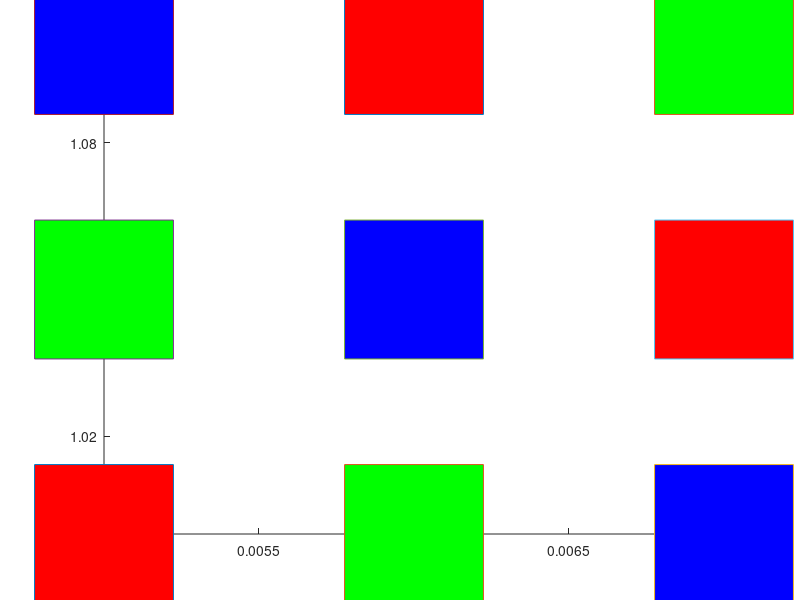
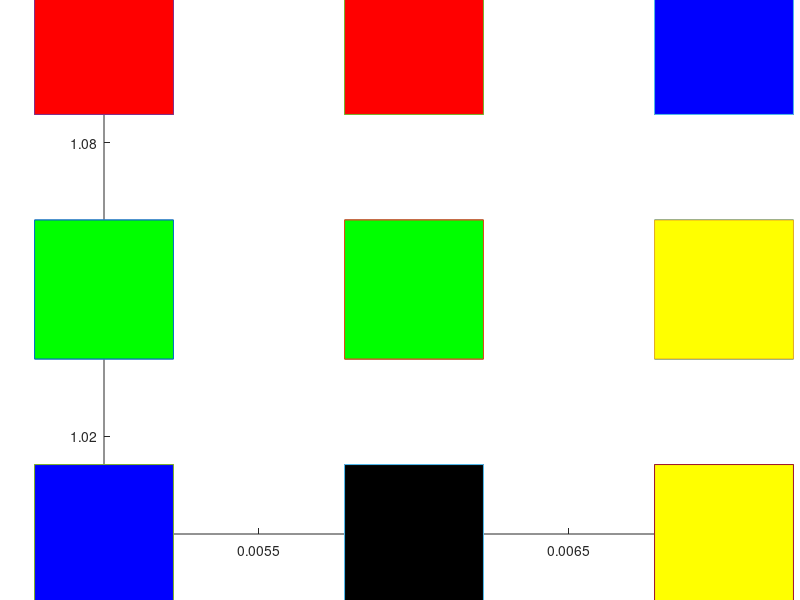

Reproduce these figures in MATLAB, in order.
clc;
clear;
T=3 ;
rd=2;
r0=2;
alpha=0.9;

%{
for v=1:9 %number of input neuorns 
       for x=1:3
       l=input('x ');
        I(x,v)=l;
        
       end
       
end
%}
   I=[1 0 0 0 0 1 0 1 0; 0 1 0 1 0 0 0 0 1;0 0 1 0 1 0 1 0 0 ];
disp(I)
figure(1);
title('before clustering');
hold on;

plot(0.005,1,'-s','MarkerSize',100,...
    'MarkerFaceColor',[ I(1,1) I(2,1) I(3,1)]);

plot(0.006,1,'-s','MarkerSize',100,...
    'MarkerFaceColor',[I(1,2) I(2,2) I(3,2)]);

plot(0.007,1,'-s','MarkerSize',100,...
    'MarkerFaceColor',[I(1,3) I(2,3) I(3,3)]);

plot(0.005,1.05,'-s','MarkerSize',100,...
    'MarkerFaceColor',[I(1,4) I(2,4) I(3,4)]);

plot(0.006,1.05,'-s','MarkerSize',100,...
    'MarkerFaceColor',[I(1,5) I(2,5) I(3,5)]);

plot(0.007,1.05,'-s','MarkerSize',100,...
    'MarkerFaceColor',[I(1,6) I(2,6) I(3,6)]);

plot(0.005,1.1,'-s','MarkerSize',100,...
    'MarkerFaceColor',[I(1,7) I(2,7) I(3,7)]);

plot(0.006,1.1,'-s','MarkerSize',100,...
    'MarkerFaceColor',[I(1,8) I(2,8) I(3,8)]);

plot(0.007,1.1,'-s','MarkerSize',100,...
    'MarkerFaceColor',[I(1,9) I(2,9) I(3,9)]);
 
hold off;

    
    R=[0.1 0.5 0.9;0.5 0.2 0.7;0.2 0.9 0.5];
    G=[0.4 0.8 0.8; 0.3 0.7 0.6;0.5 0.3 0.3];
    B=[0.7 0.4 0.2; 0.8 0.5 0.1;0.9 0.3 0.4];
    
    
for t=1:T
    for n=1:9
        for i=1:3
            for j=1:3
                D(i,j)=sqrt((I(1,n)-R(i,j))^2+(I(2,n)-R(i,j))^2+(I(3,n)-R(i,j))^2);
                
            end
        end
        disp('this is differences matrix');
        disp(D);
        min=D(1,1);
        for i=1:3
            for j=1:3
                if(j+1==4)
                      if ((D(i,j)<=D(i,j-1)) && (D(i,j)<=min))
                          min=D(i,j);
                          m=i;
                          c=j;
                          
                      end
                
                elseif ((j-1>=1))
                 if ((D(i,j)<=D(i,j-1)) && (D(i,j)<=min) && (D(i,j)<=D(i,j+1)))
                          min=D(i,j);
                          m=i;
                          c=j;
                          
                 end
                elseif ((i-1>=1))
                     if ((D(i,j)<=D(i,j+1)) && (D(i,j)<=min) && (D(i,j)<=D(i-1,j)))
                          min=D(i,j);
                          m=i;
                          c=j;
                          
                      end
            end 
                  end
        end
       R(m,c)=R(m,c)+alpha*(I(1,n)-R(m,c));
       G(m,c)=G(m,c)+alpha*(I(2,n)-G(m,c));
       B(m,c)=B(m,c)+alpha*(I(3,n)-B(m,c));
    end
    RED=round(R);
GREEN=round(G);
BLUE=round(B);
disp(RED);
disp(GREEN);
disp(BLUE);
figure(2);
title('after clusering');
hold on;

plot(0.005,1,'-s','MarkerSize',100,...
    'MarkerFaceColor',[ RED(1,1) GREEN(1,1) BLUE(1,1)]);

plot(0.006,1,'-s','MarkerSize',100,...
    'MarkerFaceColor',[RED(1,2) GREEN(1,2) BLUE(1,2)]);

plot(0.007,1,'-s','MarkerSize',100,...
    'MarkerFaceColor',[RED(1,3) GREEN(1,3) BLUE(1,3)]);

plot(0.005,1.05,'-s','MarkerSize',100,...
    'MarkerFaceColor',[RED(2,1) GREEN(2,1) BLUE(2,1)]);

plot(0.006,1.05,'-s','MarkerSize',100,...
    'MarkerFaceColor',[RED(2,2) GREEN(2,2) BLUE(2,2)]);

plot(0.007,1.05,'-s','MarkerSize',100,...
    'MarkerFaceColor',[RED(2,3) GREEN(2,3) BLUE(2,3)]);

plot(0.005,1.1,'-s','MarkerSize',100,...
    'MarkerFaceColor',[RED(3,1) GREEN(3,1) BLUE(3,1)]);

plot(0.006,1.1,'-s','MarkerSize',100,...
    'MarkerFaceColor',[RED(3,2) GREEN(3,2) BLUE(3,2)]);

plot(0.007,1.1,'-s','MarkerSize',100,...
    'MarkerFaceColor',[RED(3,3) GREEN(3,3) BLUE(3,3)]);
 
 
hold off;
alpha=0.5*alpha;

end
disp(D);
  disp(I);

disp('this is red');
disp(R);
disp('this is G');
disp(G);
disp('this is B');
disp(B);

